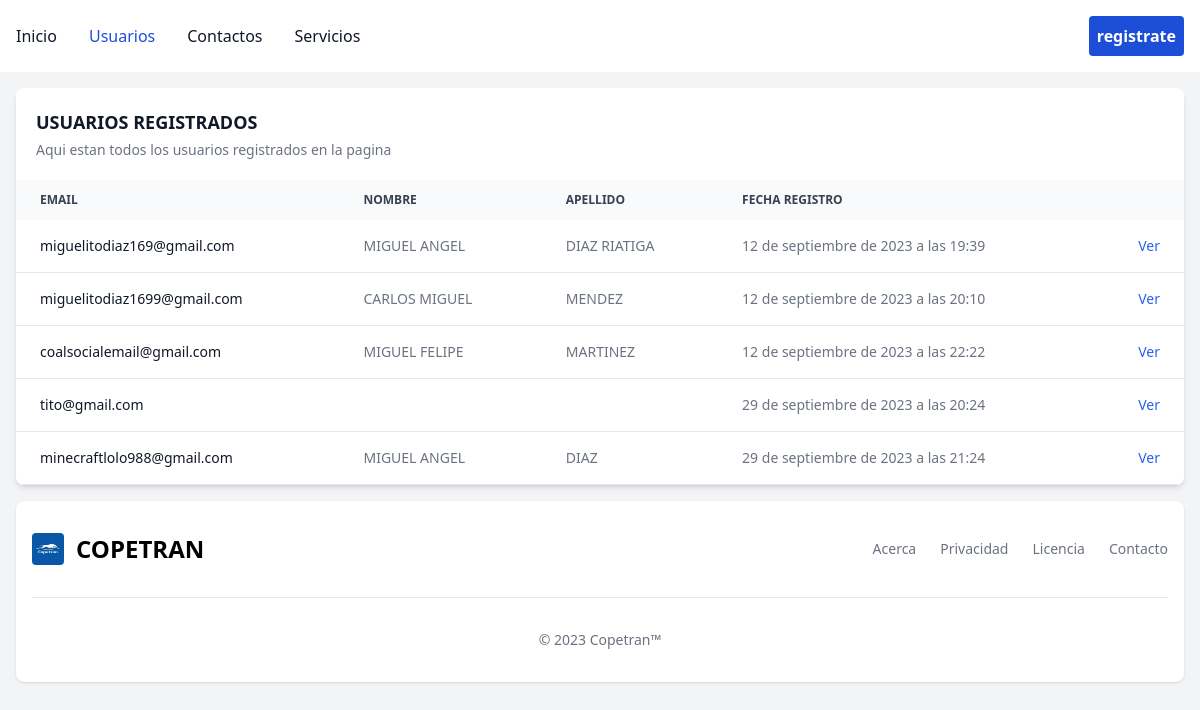
Before: /users/tabla/ with the older database file.
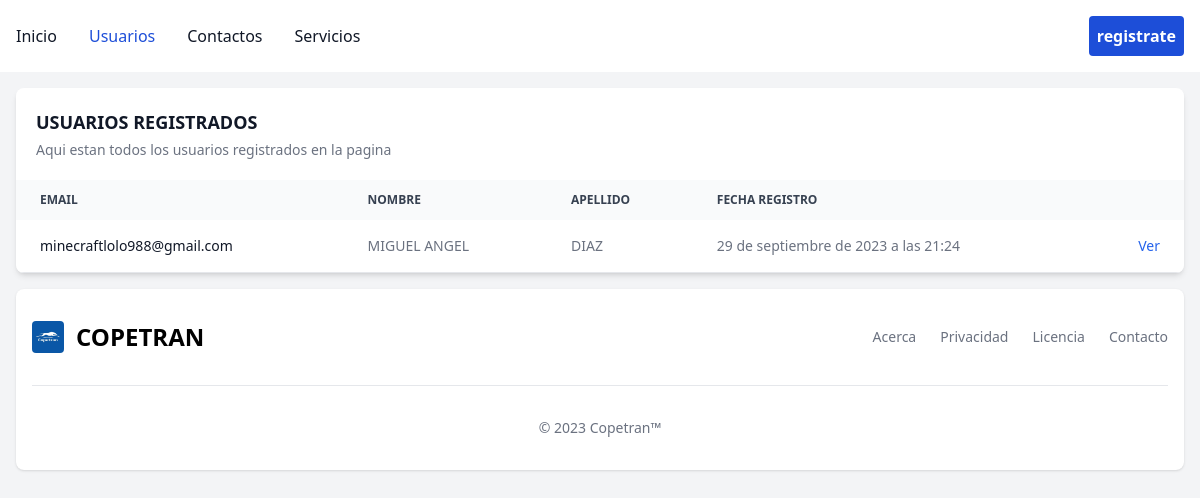
After: the same page with the newer database file.
### users/models.py (models this page shows, shortened)
class CustomUser(AbstractUser):
    nombre = models.CharField(max_length=100)
    apellido = models.CharField(max_length=100)
    email = models.EmailField(unique=True)
    fecha_unirse = models.DateTimeField(auto_now_add=True)

### users/views.py (the view)
# urls.py: path('users/', include('users.urls')),
def users(request):
    usuarios = CustomUser.objects.all()
    contexto = {
        'url': 1,
        'users': usuarios,
    }
    return render(request, 'users/users_table.html', contexto)

### templates/users/users_table.html (shortened to what this page needs)
{% extends 'base.html' %}
{% block content %}
<body>
<div class="hidden md:block relative overflow-x-auto shadow-md sm:rounded-lg">
    <table class="w-full text-sm text-left text-gray-500 dark:text-gray-400">
        <caption class="p-5 text-lg font-semibold text-left text-gray-900 bg-white dark:text-white dark:bg-gray-900">
            USUARIOS REGISTRADOS
            <p class="mt-1 text-sm font-normal text-gray-500 dark:text-gray-400">Aqui estan todos los usuarios registrados en la pagina</p>
        </caption>
        <thead class="text-xs text-gray-700 uppercase bg-gray-50 dark:bg-gray-700 dark:text-gray-400">
            <tr>
                <th scope="col" class="px-6 py-3">
                    Email
                </th>
                <th scope="col" class="px-6 py-3">
                    Nombre
                </th>
                <th scope="col" class="px-6 py-3">
                    Apellido
                </th>
                <th scope="col" class="px-6 py-3">
                    Fecha Registro
                </th>
                <th scope="col" class="px-6 py-3">
                </th>
            </tr>
        </thead>
        <tbody>
            {% for user in users %}
                <tr class="bg-white border-b dark:bg-gray-900 dark:border-gray-700">
                    <th scope="row" class="px-6 py-4 font-medium text-gray-900 whitespace-nowrap dark:text-white">
                        {{user.email}}
                    </th>
                    <td class="px-6 py-4">
                        {{user.nombre}}
                    </td>
                    <td class="px-6 py-4">
                        {{user.apellido}}
                    </td>
                    <td class="px-6 py-4">
                        {{user.fecha_unirse}}
                    </td>
                    <td class="px-6 py-4 text-right">
                        <a href="#" class="font-medium text-blue-600 dark:text-blue-500 hover:underline">Ver</a>
                    </td>
                </tr>
            {% endfor %}
        </tbody>
    </table>
</div>
</body>
{% endblock content %}

Changed rows visible on the page:
removed CustomUser: email "miguelitodiaz169@gmail.com", nombre "MIGUEL ANGEL", apellido "DIAZ RIATIGA", fecha_unirse "12 de septiembre de 2023 a las 19:39"
removed CustomUser: email "miguelitodiaz1699@gmail.com", nombre "CARLOS MIGUEL", apellido "MENDEZ", fecha_unirse "12 de septiembre de 2023 a las 20:10"
removed CustomUser: email "coalsocialemail@gmail.com", nombre "MIGUEL FELIPE", apellido "MARTINEZ", fecha_unirse "12 de septiembre de 2023 a las 22:22"
removed CustomUser: email "tito@gmail.com", fecha_unirse "29 de septiembre de 2023 a las 20:24"
